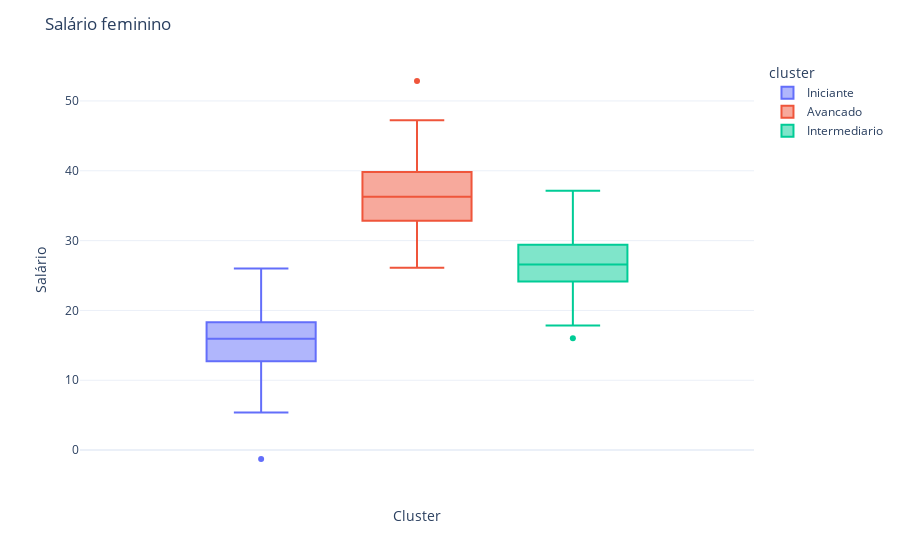

Source (notebook cell):
### Code cell
grafico_fem = px.box(df_fem_total,
                     y="Salary",
                     color=df_fem_total["cluster"]
                     )

fig = go.Figure(grafico_fem)
fig.update_layout(title="Salário feminino",
                  xaxis_title="Cluster",
                  yaxis_title="Salário",
                  template="plotly_white")

### Figure 1 — Plotly figure (JSON) as saved in the notebook; plotly's stock layout.template omitted (floating-point values rounded to 4 significant figures)
{"data": [{"alignmentgroup": "True", "hovertemplate": "cluster=Iniciante<br>Salary=%{y}<extra></extra>", "legendgroup": "Iniciante", "marker": {"color": "#636efa"}, "name": "Iniciante", "notched": false, "offsetgroup": "Iniciante", "orientation": "v", "showlegend": true, "type": "box", "x0": " ", "xaxis": "x", "y": [12.95, 15.87, 12.71, 25.99, 17.85, 18.69, 14.4, 20.88, 13.96, 14.63, 17.55, 21.85, 13.82, 14.74, 14.01, 11.28, 7.903, 20.19, 13.75, 10.64, 19.01, 18.08, 15.94, 12.9, 15.8, 23.45, 15.48, 20.92, 17.08, 9.25, 13.21, 17.09, -1.276, 14.83, 15.93, 24.06, 9.207, 19.34, 8.95, 16.01, 7.605, 10.18, 18.3, 8.483, 17.15, 11.77, 19.35, 9.071, 21.67, 5.375, 19.6, 16.16, 15.06, 15.43, 20.4, 8.066, 9.144, 19.23, 17.16, 18.17, 13.41, 12.16, 17.1, 14.44, 17.14, 17.48, 17.6, 16.71, 24.52, 16.13, 17.04, 18.25, 20.3, 11.37, 9.944, 18.88, 8.762, 18.29], "y0": " ", "yaxis": "y"}, {"alignmentgroup": "True", "hovertemplate": "cluster=Avancado<br>Salary=%{y}<extra></extra>", "legendgroup": "Avancado", "marker": {"color": "#EF553B"}, "name": "Avancado", "notched": false, "offsetgroup": "Avancado", "orientation": "v", "showlegend": true, "type": "box", "x0": " ", "xaxis": "x", "y": [36.11, 36.27, 38.32, 35.9, 36.79, 41.75, 39.63, 41.46, 43.58, 36.48, 31.11, 32.98, 34.39, 32.69, 47.22, 30.81, 34.29, 33.16, 32.87, 32.03, 40.98, 42.97, 33.34, 26.13, 36.16, 31.16, 32.85, 38.0, 40.68, 38.74, 38.25, 34.11, 39.55, 40.01, 45.48, 38.37, 32.53, 36.32, 37.61, 33.93, 40.75, 32.61, 29.76, 34.95, 37.72, 33.92, 33.19, 30.69, 32.6, 32.63, 31.9, 40.02, 37.23, 35.85, 43.46, 38.56, 33.88, 31.08, 38.06, 47.23, 32.84, 38.02, 32.66, 42.0, 37.12, 34.46, 38.54, 37.61, 33.87, 44.58, 47.09, 52.86, 42.52, 33.58, 31.54, 28.95, 47.01, 44.85, 32.47, 37.39], "y0": " ", "yaxis": "y"}, {"alignmentgroup": "True", "hovertemplate": "cluster=Intermediario<br>Salary=%{y}<extra></extra>", "legendgroup": "Intermediario", "marker": {"color": "#00cc96"}, "name": "Intermediario", "notched": false, "offsetgroup": "Intermediario", "orientation": "v", "showlegend": true, "type": "box", "x0": " ", "xaxis": "x", "y": [29.11, 26.61, 26.92, 22.13, 28.44, 25.84, 28.46, 28.11, 25.78, 30.08, 29.92, 24.13, 27.99, 27.26, 28.96, 31.18, 17.84, 25.57, 31.49, 30.98, 26.83, 26.55, 27.61, 30.75, 28.12, 29.66, 24.93, 29.45, 24.65, 24.36, 23.1, 22.62, 26.04, 21.45, 28.51, 29.89, 21.74, 19.33, 31.35, 22.98, 21.23, 29.38, 16.0, 18.86, 20.49, 27.32, 30.75, 21.04, 25.72, 31.11, 30.0, 25.59, 25.6, 24.57, 27.06, 23.4, 28.45, 34.43, 20.12, 26.1, 30.12, 20.77, 25.13, 23.04, 37.14, 20.34, 25.33, 26.6, 25.29, 25.35, 32.5, 27.54, 22.61, 36.13, 24.32, 27.62, 22.28, 28.83, 24.36, 21.06, 28.26, 30.0, 24.28, 26.57, 22.47, 24.13, 31.26, 28.2, 25.47, 29.9, 24.34, 25.32, 28.35, 32.74, 30.27, 32.67, 23.81, 24.91, 32.24, 26.75, 23.7, 28.35, 31.49, 29.94, 21.94, 27.84, 24.52, 23.29], "y0": " ", "yaxis": "y"}], "layout": {"boxmode": "group", "legend": {"title": {"text": "cluster"}, "tracegroupgap": 0}, "margin": {"t": 60}, "title": {"text": "Salário feminino"}, "xaxis": {"anchor": "y", "domain": [0, 1], "title": {"text": "Cluster"}}, "yaxis": {"anchor": "x", "domain": [0, 1], "title": {"text": "Salário"}}}}
